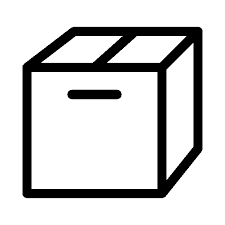
#> input picture Images/box_img1.png, 225 x 225 px
$ python content.py
#> lines starting #> are read from the running program, lines starting #| are printed output that depends on the picture; after the words box and inside, x2 and y2 are one past the last pixel; in counts of white or black regions, pixels touching at a corner belong together
"""
内容特征法 -- 思路与名称来源于阮一峰老师博客
转为黑白图片识别相似图片
附带一个局部匹配加权
"""
import cv2


def monochrome(image, size):
    # 读取图像,转为灰度
    image = cv2.imread(image, cv2.IMREAD_GRAYSCALE)
    # 缩小图像尺寸
    image = cv2.resize(image, size)
    # threshold 转为黑白 使用 OTSU 算法
    (T, thresh) = cv2.threshold(image, 0, 255, cv2.THRESH_OTSU)
    return thresh


# 遍历为一维列表 0黑 255白
def average(image):
    cp = []
    size = image.shape
    for x in range(0, size[0]):
        for y in range(0, size[1]):
            pixel = image[x, y]
            cp.append(pixel)
    return cp


# 计算汉明距离 值越大表示差别越大
def hamming(code1, code2):
    num = 0
    for index in range(0, len(code1)):
        if code1[index] != code2[index]:
            num += 1
    return num / len(code1)


def segmentation(image, size):
    # 总数
    total = size[0]
    # 中值
    median = int((total / 2))
    # 主体外边距
    margin = int(median / 2)
    # 定义存储字典
    data = dict()
    # 左上区
    data['ul'] = image[0:median, 0:median]
    # 左下区
    data['ll'] = image[median:, 0:median]
    # 右上区
    data['ur'] = image[0:median, median:]
    # 右下区
    data['lr'] = image[median:, median:]
    # 主体区
    data['body'] = image[margin:total - margin, margin:total - margin]
    return data


def score(originally, contrasts):
    # 四块区: 左上, 左下, 右上, 右下 汉明距离小于10%,增加20%
    four = ['ul', 'll', 'ur', 'lr']
    # 主体区 汉明距离小于10%,增加30%
    body = 'body'
    # 加权初始化
    weighting = 0
    for x in originally:
        ham = hamming(average(originally[x]), average(contrasts[x]))
        if x in four:
            if ham <= 0.1:
                weighting += 0.2
        if x == body:
            if ham <= 0.1:
                weighting += 0.3

    return weighting


def features(originally, contrasts):
    size = (50, 50)
    ori_mon = monochrome(originally, size)
#> in monochrome, image is the input picture: shape (225, 225); min 0, max 255, mean 209.4
#> in monochrome, `image = cv2.resize(image, size)`:
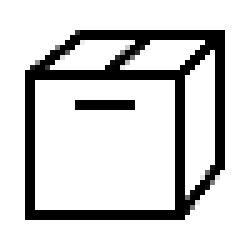
#> image: shape (50, 50) (shown 5 times larger); min 0, max 255, mean 209.3
#> in monochrome, `(T, thresh) = cv2.threshold(image, 0, 255, cv2.THRESH_OTSU)`:
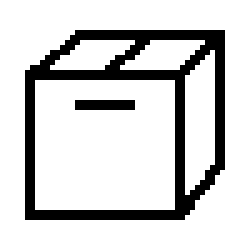
#> thresh: shape (50, 50) (shown 5 times larger); 82% white; black in thin lines or dots, all inside (x1, y1, x2, y2) = (5, 6, 45, 44)
#> in monochrome, `(T, thresh) = cv2.threshold(image, 0, 255, cv2.THRESH_OTSU)`: T = 123
    con_mon = monochrome(contrasts, size)
#> call 2 of monochrome, with image = './Images/box_img2.png', size = (50, 50)
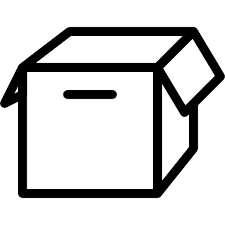
#> input picture Images/box_img2.png, 225 x 225 px
#> in monochrome, image is the input picture: shape (225, 225); min 0, max 255, mean 206.9
#> in monochrome (call 2), `image = cv2.resize(image, size)`:
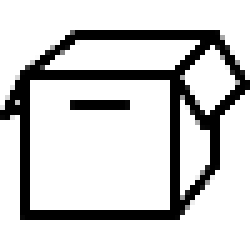
#> image: shape (50, 50) (shown 5 times larger); min 0, max 255, mean 206.4
#> in monochrome (call 2), `(T, thresh) = cv2.threshold(image, 0, 255, cv2.THRESH_OTSU)`:
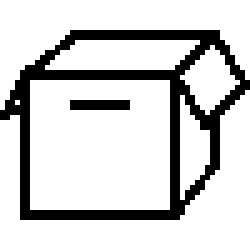
#> thresh: shape (50, 50) (shown 5 times larger); 81.1% white; black in thin lines or dots, all inside (x1, y1, x2, y2) = (0, 6, 50, 44)
#> in monochrome (call 2), `(T, thresh) = cv2.threshold(image, 0, 255, cv2.THRESH_OTSU)`: T = 98
    cv2.imshow('img1', ori_mon)
    cv2.imshow('img2', con_mon)
    cv2.waitKey(0)
    originally = average(ori_mon)
#> after the loop in average, `for x in range(0, size[0]):`: cp = 2500 values, max 255 at index 0, min 0 at index 315, mean 209.2
#> originally has the same summary as cp in average
    contrasts = average(con_mon)
#> contrasts = 2500 values, max 255 at index 0, min 0 at index 314, mean 206.9
    result = hamming(originally, contrasts)
#> after the loop in hamming, `for index in range(0, len(code1)):`: num = 277
#> result = 0.111
    print("加权前汉明距离:" + str(result))
#| 加权前汉明距离:0.1108
    # 如果汉明距离超过20% 则进行分块评分
    if result > 0.2:
        ori_seg = segmentation(ori_mon, size)
        con_seg = segmentation(con_mon, size)
        result -= score(ori_seg, con_seg)
        print("加权汉明距离:" + str(score(ori_seg, con_seg)))
    # 综合评定 如果汉明距离小于20%,则认定为相似
    if result <= 0.2:
        print("汉明距离为" + str(result) + " 判定结果为:相似图片")
#| 汉明距离为0.1108 判定结果为:相似图片
    else:
        print("汉明距离为" + str(result) + " 判定结果为:不是相似图片")


features('./Images/box_img1.png', './Images/box_img2.png')
